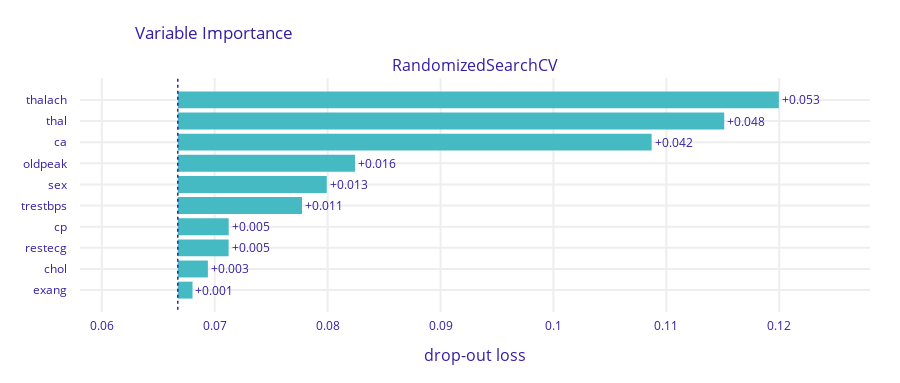

This figure's notebook cell:
### Code cell
# Model Variable Importance via Plot
exp.model_parts().plot()

### Figure 1 — Plotly figure (JSON) as saved in the notebook; plotly's stock layout.template omitted (floating-point values rounded to 4 significant figures)
{"data": [{"base": 0.06673, "hoverinfo": "text", "hoverlabel": {"bgcolor": "rgba(0,0,0,0.8)"}, "hovertext": ["Model: RandomizedSearchCV loss after<br>variable: thalach is permuted: 0.12<br>Drop-out loss change: +0.053", "Model: RandomizedSearchCV loss after<br>variable: thal is permuted: 0.115<br>Drop-out loss change: +0.048", "Model: RandomizedSearchCV loss after<br>variable: ca is permuted: 0.109<br>Drop-out loss change: +0.042", "Model: RandomizedSearchCV loss after<br>variable: oldpeak is permuted: 0.082<br>Drop-out loss change: +0.016", "Model: RandomizedSearchCV loss after<br>variable: sex is permuted: 0.08<br>Drop-out loss change: +0.013", "Model: RandomizedSearchCV loss after<br>variable: trestbps is permuted: 0.078<br>Drop-out loss change: +0.011", "Model: RandomizedSearchCV loss after<br>variable: cp is permuted: 0.071<br>Drop-out loss change: +0.005", "Model: RandomizedSearchCV loss after<br>variable: restecg is permuted: 0.071<br>Drop-out loss change: +0.005", "Model: RandomizedSearchCV loss after<br>variable: chol is permuted: 0.069<br>Drop-out loss change: +0.003", "Model: RandomizedSearchCV loss after<br>variable: exang is permuted: 0.068<br>Drop-out loss change: +0.001"], "marker": {"color": "#46bac2"}, "orientation": "h", "showlegend": false, "text": ["+0.053", "+0.048", "+0.042", "+0.016", "+0.013", "+0.011", "+0.005", "+0.005", "+0.003", "+0.001"], "textposition": "outside", "type": "bar", "x": [0.05324, 0.0484, 0.04197, 0.0157, 0.0132, 0.011, 0.004508, 0.004501, 0.002666, 0.001304], "xaxis": "x", "y": ["thalach", "thal", "ca", "oldpeak", "sex", "trestbps", "cp", "restecg", "chol", "exang"], "yaxis": "y"}], "layout": {"annotations": [{"font": {"size": 16}, "showarrow": false, "text": "RandomizedSearchCV", "x": 0.5, "xanchor": "center", "xref": "paper", "y": 1, "yanchor": "bottom", "yref": "paper"}, {"font": {"size": 16}, "showarrow": false, "text": "drop-out loss", "x": 0.5, "xanchor": "center", "xref": "paper", "y": 0, "yanchor": "top", "yref": "paper", "yshift": -30}], "font": {"color": "#371ea3"}, "height": 383, "margin": {"b": 71, "r": 30, "t": 78}, "shapes": [{"line": {"color": "#371ea3", "dash": "dot", "width": 1.5}, "type": "line", "x0": 0.06673, "x1": 0.06673, "xref": "x", "y0": -1, "y1": 10, "yref": "y"}], "title": {"text": "Variable Importance", "x": 0.15}, "xaxis": {"anchor": "y", "automargin": true, "domain": [0, 1], "fixedrange": true, "gridwidth": 2, "range": [0.05807, 0.128], "tickcolor": "white", "ticklen": 3, "ticks": "outside", "type": "linear", "zeroline": false}, "yaxis": {"anchor": "x", "automargin": true, "autorange": "reversed", "domain": [0, 1], "fixedrange": true, "gridwidth": 2, "tickcolor": "white", "ticklen": 10, "ticks": "outside", "type": "category"}}}
